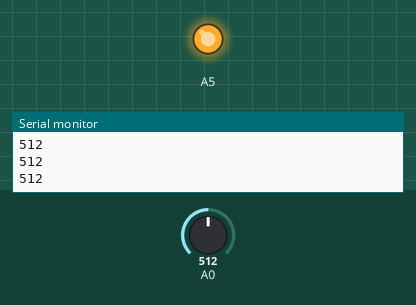
This sketch was run on a simulated Arduino Uno, built with avr-gcc and run on an emulated ATmega328P. Parts: output pins drawn as LEDs (lit = HIGH), the last lines printed to the serial monitor. Inputs (shaded band) come from the test bench; at power-on: A0 = 512.

Above: at 1.2 s.
1.3 s: A0 set to 135
2.8 s: A0 set to 121
At 3.1 s:
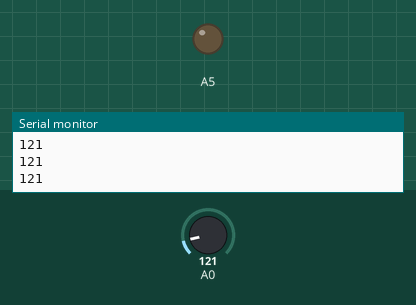
4.3 s: A0 set to 306
At 5.4 s:
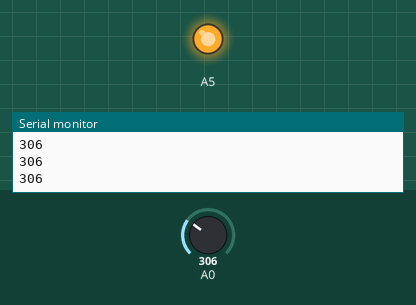
5.8 s: A0 set to 122
At 6.6 s:
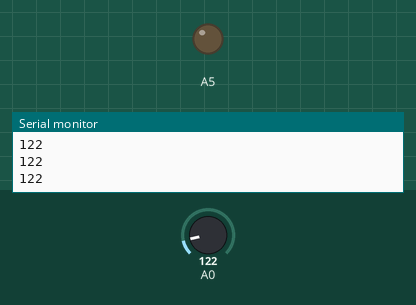
Timing chart, 0 to 8.3 s (numbered marks = the images above; inputs shaded):
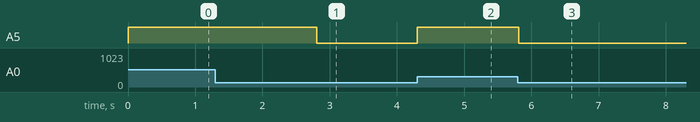

Measured:
- the behaviour switches between 128 and 127 on A0 (found by bisection; images 0 and 1)
- after the input at 2.8 s, A5: HIGH → LOW at once
- after the input at 4.3 s, A5: LOW → HIGH at once
- after the input at 5.8 s, A5: HIGH → LOW at once

The sketch:

intensity.ino
```cpp
int i;
void setup() {
  pinMode(A0,INPUT);
  pinMode(A5,OUTPUT);
  Serial.begin(9600);
}

void loop() {
  i=analogRead(A0);
  Serial.println(i);
  analogWrite(A5,i);
}
```
